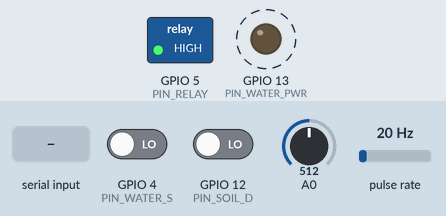
This sketch was run on a simulated ESP8266 (NodeMCU). On the bench: switched loads named in the sketch (green lamp = pin HIGH), output pins drawn as LEDs (lit = HIGH). Wiring (inferred from the names in the program): pulse sensor: data GPIO 14. Dashed ring = blinking. The test bench sets the inputs (shaded band); at power-on: pulse rate 20 Hz, A0 = 512, GPIO 4 (PIN_WATER_S) LOW, GPIO 12 (PIN_SOIL_D) LOW. WiFi joins after 1.5 s; servers stay silent unless stated; EEPROM starts erased; what the sketch prints to the serial monitor is not drawn.

Above: at 1.2 s.
1.3 s: "pump test\n" received over Serial
At 2.9 s:
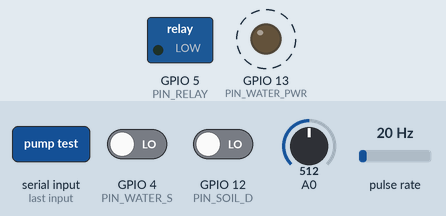
4.8 s: pulse rate (sensor on GPIO 14) set to 4 Hz
9.1 s: A0 set to 54
12.6 s: pulse rate (sensor on GPIO 14) set to 50 Hz
16.9 s: GPIO 4 (PIN_WATER_S) driven HIGH
Timing chart, 0 to 22.2 s (numbered marks = the images above; inputs shaded):
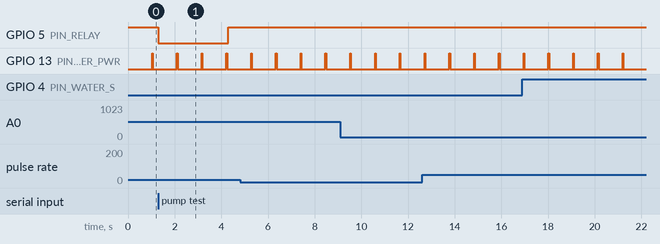

The sketch:

farm_sensors.ino
```cpp
/*
 * المزرعة الذكية - ESP8266 مع واي فاي وإعداد الشبكة من الصفحة
 * © جميع الحقوق محفوظة - المهندس خيشة يحي - نسخة أكاديمية
 *
 * الرياح (سلكان):        سلك -> IO14 (D5)   سلك -> GND
 * رطوبة التربة (4 أسلاك): VCC -> 3V3  GND -> GND  A -> ADC(A0)  D -> IO12 (D6)
 * مستوى الماء (3 أسلاك):  - -> GND   + -> IO13   S -> IO4
 * الريلاي (3 أسلاك):      GND -> GND  VCC -> 3V3/VIN  IN -> IO5
 *
 * HTTP (نفس الشبكة):
 *   GET /status
 *   GET /pump?cmd=on|off|test&sec=N&zone=Z&key=KEY   (sec حتى 3600 ثانية)
 *   GET /wifi/scan?key=KEY      GET /wifi/save?ssid=..&pass=..&key=KEY
 * إذا فشل الاتصال بالشبكة 30 ثانية: تفتح اللوحة شبكة "SmartFarm-Setup" (كلمتها smartfarm)
 * وعنوانها 192.168.4.1 لاختيار الشبكة وإدخال كلمة المرور.
 */

#include <ESP8266WiFi.h>
#include <ESP8266WebServer.h>
#include <ESP8266mDNS.h>
#include <EEPROM.h>
#include "secrets.h"   // WIFI_SSID / WIFI_PASS (قيم افتراضية أولى) و API_KEY

const uint8_t PIN_WIND = 14;
const uint8_t PIN_SOIL_D = 12;
const uint8_t PIN_WATER_S = 4;
const uint8_t PIN_WATER_PWR = 13;
const float KMH_PER_HZ = 2.4;            // تقريبي - يحتاج معايرة
const unsigned long DEBOUNCE_US = 5000;
const int RAW_DRY = 1024;
const int RAW_WET = 50;

// ---- المضخة (ريلاي IN -> IO5) ----
const uint8_t PIN_RELAY = 5;
const bool RELAY_ACTIVE_LOW = true;
const bool REQUIRE_WATER = true;
const unsigned long PUMP_DEFAULT_MS = 60000UL;
const unsigned long PUMP_ABS_MAX_MS = 3600000UL;  // سقف مطلق: ساعة
const unsigned long PUMP_TEST_MS = 3000UL;
bool pumpOn = false;
bool pumpTest = false;
bool pumpForce = false;          // تشغيل يدوي يتجاوز حماية الماء
unsigned long pumpStart = 0;
unsigned long pumpLimitMs = PUMP_DEFAULT_MS;
int pumpZone = 0;
String pumpMsg = "off";
String cmdBuf = "";

const int WATER_CONFIRM_S = 7;
int waterLevel = 2;              // 0 فارغ، 1 ممتلئ، 2 جارٍ التأكد
int waterCount = 0;
int waterLast = -1;

volatile unsigned long pulses = 0;
volatile unsigned long lastPulseUs = 0;
unsigned long totalPulses = 0, lastReport = 0;

// ---- الواي فاي المحفوظ ----
struct WifiCfg { uint32_t magic; char ssid[33]; char pass[65]; };
WifiCfg cfg;
const uint32_t CFG_MAGIC = 0x53464D31;
unsigned long wifiStart = 0, apStarted = 0, rebootAt = 0;
bool apActive = false;

ESP8266WebServer server(80);
String statusJson = "{}";
bool mdnsStarted = false;
bool ipPrinted = false;

void IRAM_ATTR onPulse() {
  unsigned long now = micros();
  if (now - lastPulseUs >= DEBOUNCE_US) { pulses++; lastPulseUs = now; }
}

void loadCfg() {
  EEPROM.begin(128);
  EEPROM.get(0, cfg);
  if (cfg.magic != CFG_MAGIC) {            // أول تشغيل: استخدم القيم الافتراضية من secrets.h
    memset(&cfg, 0, sizeof(cfg));
    cfg.magic = CFG_MAGIC;
    strncpy(cfg.ssid, WIFI_SSID, 32);
    strncpy(cfg.pass, WIFI_PASS, 64);
  }
}

void saveCfg() { EEPROM.put(0, cfg); EEPROM.commit(); }

void startWifi() {
  WiFi.mode(WIFI_STA);
  WiFi.setAutoReconnect(true);
  WiFi.begin(cfg.ssid, cfg.pass);
  wifiStart = millis();
}

void startAp() {
  WiFi.mode(WIFI_AP_STA);
  WiFi.softAP("SmartFarm-Setup", "smartfarm");
  apActive = true;
  apStarted = millis();
  Serial.println("# setup AP on: SmartFarm-Setup / 192.168.4.1");
}

void setPump(bool on, const char* why) {
  pumpOn = on;
  pumpMsg = why;
  digitalWrite(PIN_RELAY, (on != RELAY_ACTIVE_LOW) ? HIGH : LOW);
  if (on) pumpStart = millis();
}

// أمر المضخة: sec = مدة التشغيل بالثواني
void pumpCommand(const String& c, unsigned long sec, int zone, bool force = false) {
  if (c == "on") {
    // force = تشغيل يدوي يتجاوز حساس الماء (يبقى حد الزمن ساري)
    if (!force && REQUIRE_WATER && waterLevel != 1) { setPump(false, "blocked_no_water"); return; }
    if (sec == 0) sec = PUMP_DEFAULT_MS / 1000;
    pumpLimitMs = min(sec * 1000UL, PUMP_ABS_MAX_MS);
    pumpTest = false; pumpZone = zone; pumpForce = force;
    setPump(true, force ? "manual_force" : "manual_on");
  } else if (c == "off") { pumpTest = false; pumpForce = false; setPump(false, "manual_off"); }
  else if (c == "test") { pumpTest = true; pumpLimitMs = PUMP_TEST_MS; pumpZone = zone; setPump(true, "test_3s"); }
}

void handleSerial() {
  while (Serial.available()) {
    char c = Serial.read();
    if (c != '\n') { if (c != '\r' && cmdBuf.length() < 20) cmdBuf += c; continue; }
    cmdBuf.trim(); cmdBuf.toLowerCase();
    if (cmdBuf == "pump on") pumpCommand("on", 0, 0);
    else if (cmdBuf == "pump off") pumpCommand("off", 0, 0);
    else if (cmdBuf == "pump test") pumpCommand("test", 0, 0);
    cmdBuf = "";
  }
}

bool authOk() { return apActive || server.arg("key") == API_KEY; }

String jsonEscape(String s) { s.replace("\\", "\\\\"); s.replace("\"", "\\\""); return s; }

void handleStatus() {
  server.sendHeader("Access-Control-Allow-Origin", "*");
  server.send(200, "application/json", statusJson);
}

void handlePump() {
  server.sendHeader("Access-Control-Allow-Origin", "*");
  if (!authOk()) { server.send(403, "text/plain", "forbidden"); return; }
  String c = server.arg("cmd");
  if (c != "on" && c != "off" && c != "test") { server.send(400, "text/plain", "bad cmd"); return; }
  pumpCommand(c, server.arg("sec").toInt(), server.arg("zone").toInt(), server.arg("force") == "1");
  server.send(200, "application/json", String("{\"pump\":") + (pumpOn ? 1 : 0) + ",\"pmsg\":\"" + pumpMsg + "\"}");
}

void handleScan() {
  if (!authOk()) { server.send(403, "text/plain", "forbidden"); return; }
  int n = WiFi.scanNetworks();
  String out = "[";
  for (int i = 0; i < n; i++) {
    if (i) out += ",";
    out += "{\"ssid\":\"" + jsonEscape(WiFi.SSID(i)) + "\",\"rssi\":" + WiFi.RSSI(i) +
           ",\"open\":" + (WiFi.encryptionType(i) == ENC_TYPE_NONE ? "true" : "false") + "}";
  }
  out += "]";
  server.sendHeader("Access-Control-Allow-Origin", "*");
  server.send(200, "application/json", out);
}

void handleSave() {
  if (!authOk()) { server.send(403, "text/plain", "forbidden"); return; }
  String s = server.arg("ssid"), p = server.arg("pass");
  if (s.length() == 0 || s.length() > 32 || p.length() > 64) { server.send(400, "text/plain", "bad"); return; }
  memset(cfg.ssid, 0, sizeof(cfg.ssid)); memset(cfg.pass, 0, sizeof(cfg.pass));
  s.toCharArray(cfg.ssid, 33); p.toCharArray(cfg.pass, 65);
  saveCfg();
  server.sendHeader("Access-Control-Allow-Origin", "*");
  server.send(200, "text/plain", "saved, rebooting");
  rebootAt = millis() + 1500;
}

const char SETUP_PAGE[] PROGMEM = R"HTML(<!doctype html><html lang=ar dir=rtl><meta charset=utf-8>
<meta name=viewport content="width=device-width,initial-scale=1"><title>إعداد المزرعة</title>
<style>body{font-family:Tahoma,sans-serif;max-width:420px;margin:20px auto;padding:0 14px}
li{list-style:none;padding:10px;border:1px solid #ccc;border-radius:8px;margin:6px 0;cursor:pointer}
input,button{font-size:16px;padding:10px;width:100%;box-sizing:border-box;margin:6px 0}button{background:#2f7d32;color:#fff;border:0;border-radius:8px}</style>
<h2>🌱 اختيار شبكة الواي فاي</h2><div id=m>جارٍ البحث عن الشبكات...</div><ul id=l></ul>
<input id=s placeholder="اسم الشبكة"><input id=p type=password placeholder="كلمة المرور">
<button onclick=save()>حفظ وإعادة التشغيل</button>
<script>
async function scan(){try{const r=await (await fetch('/wifi/scan')).json();m.textContent=r.length?'اضغط على شبكتك:':'لا توجد شبكات';
l.innerHTML=r.sort((a,b)=>b.rssi-a.rssi).map(x=>`<li onclick="s.value=this.dataset.n" data-n="${x.ssid.replace(/"/g,'&quot;')}">${x.open?'🔓':'🔒'} ${x.ssid} <small>(${x.rssi})</small></li>`).join('')}catch(e){m.textContent='تعذّر البحث'}}
async function save(){const r=await fetch('/wifi/save?ssid='+encodeURIComponent(s.value)+'&pass='+encodeURIComponent(p.value));
m.textContent=r.ok?'تم الحفظ. ستعيد اللوحة الاتصال بالشبكة خلال ثوانٍ.':'فشل الحفظ'}
scan();</script></html>)HTML";

void handleSetup() { server.send_P(200, "text/html; charset=utf-8", SETUP_PAGE); }

void setup() {
  pinMode(PIN_RELAY, OUTPUT);
  digitalWrite(PIN_RELAY, RELAY_ACTIVE_LOW ? HIGH : LOW);   // المضخة مطفأة فوراً
  Serial.begin(115200);
  pinMode(PIN_WIND, INPUT_PULLUP);
  pinMode(PIN_SOIL_D, INPUT);
  pinMode(PIN_WATER_S, INPUT);
  pinMode(PIN_WATER_PWR, OUTPUT);
  digitalWrite(PIN_WATER_PWR, LOW);
  attachInterrupt(digitalPinToInterrupt(PIN_WIND), onPulse, FALLING);

  loadCfg();
  startWifi();
  server.on("/status", handleStatus);
  server.on("/pump", handlePump);
  server.on("/wifi/scan", handleScan);
  server.on("/wifi/save", handleSave);
  server.on("/setup", handleSetup);
  server.on("/", handleSetup);
  server.begin();

  lastReport = millis();
  Serial.println("\n# farm ready");
}

void loop() {
  handleSerial();
  server.handleClient();
  unsigned long now = millis();   // بعد معالجة الأوامر (وإلا يصبح الفرق سالباً)

  if (rebootAt && now > rebootAt) ESP.restart();

  if (WiFi.status() == WL_CONNECTED) {
    if (!mdnsStarted) { mdnsStarted = MDNS.begin("smartfarm"); }
    MDNS.update();
    if (!ipPrinted) { Serial.print("# ip "); Serial.println(WiFi.localIP()); ipPrinted = true; }
    if (apActive && now - apStarted > 120000UL) { WiFi.softAPdisconnect(true); WiFi.mode(WIFI_STA); apActive = false; }
  } else {
    ipPrinted = false;
    if (!apActive && now - wifiStart > 30000UL) startAp();   // لا شبكة: افتح بوابة الإعداد
  }

  // حمايات المضخة
  if (pumpOn && pumpTest && now - pumpStart >= PUMP_TEST_MS) { pumpTest = false; setPump(false, "test_done"); }
  if (pumpOn && !pumpTest && !pumpForce && REQUIRE_WATER && waterLevel == 0) setPump(false, "stopped_empty");
  if (pumpOn && !pumpTest && now - pumpStart >= pumpLimitMs) setPump(false, "timer_done");
  if (now - lastReport < 1000) return;

  long sum = 0;
  for (int i = 0; i < 10; i++) { sum += analogRead(A0); delay(3); }
  int raw = sum / 10;
  int pct = constrain(map(raw, RAW_DRY, RAW_WET, 0, 100), 0, 100);

  digitalWrite(PIN_WATER_PWR, HIGH);
  delay(30);
  int water = digitalRead(PIN_WATER_S);
  digitalWrite(PIN_WATER_PWR, LOW);

  if (water == waterLast) { if (waterCount < 1000) waterCount++; }
  else { waterLast = water; waterCount = 1; }
  if (waterCount >= WATER_CONFIRM_S) waterLevel = water;

  now = millis();
  noInterrupts(); unsigned long p = pulses; pulses = 0; interrupts();
  float hz = p * 1000.0 / (now - lastReport);
  lastReport = now;
  totalPulses += p;

  unsigned long remain = (pumpOn && !pumpTest && pumpLimitMs > now - pumpStart) ? (pumpLimitMs - (now - pumpStart)) / 1000 : 0;
  char buf[620];
  snprintf(buf, sizeof(buf),
    "{\"pulses\":%lu,\"total\":%lu,\"hz\":%.2f,\"kmh\":%.1f,\"wpin\":%d,"
    "\"raw\":%d,\"pct\":%d,\"dig\":%d,\"water\":%d,\"level\":%d,\"wcount\":%d,\"wconfirm\":%d,"
    "\"pump\":%d,\"pmsg\":\"%s\",\"force\":%d,\"zone\":%d,\"remain\":%lu,\"up\":%lu,\"rssi\":%d,\"wifi\":%d,\"ap\":%d,"
    "\"ssid\":\"%s\",\"rst\":\"%s\"}",
    p, totalPulses, hz, hz * KMH_PER_HZ, digitalRead(PIN_WIND),
    raw, pct, digitalRead(PIN_SOIL_D), water, waterLevel, waterCount, WATER_CONFIRM_S,
    pumpOn ? 1 : 0, pumpMsg.c_str(), pumpForce ? 1 : 0, pumpZone, remain, millis() / 1000,
    WiFi.status() == WL_CONNECTED ? WiFi.RSSI() : 0, WiFi.status() == WL_CONNECTED ? 1 : 0, apActive ? 1 : 0,
    jsonEscape(String(cfg.ssid)).c_str(), ESP.getResetReason().c_str());
  statusJson = buf;
  Serial.println(statusJson);
}
```

secrets.example.h
```cpp
// انسخ هذا الملف باسم secrets.h واملأ القيم (secrets.h لا يُرفع إلى GitHub)
#define WIFI_SSID "اسم_شبكة_الواي_فاي"
#define WIFI_PASS "كلمة_مرور_الواي_فاي"
#define API_KEY   "مفتاح_سري_طويل_عشوائي"   // مثال: 16 حرفاً/رقماً عشوائياً
```

Measured:
- after the input at 1.3 s, GPIO 5 (PIN_RELAY): HIGH → LOW at once, → HIGH 3.0 s later
- by itself, GPIO 13 (PIN_WATER_PWR): alternates HIGH for 0.03 s and LOW for 1.0 s
